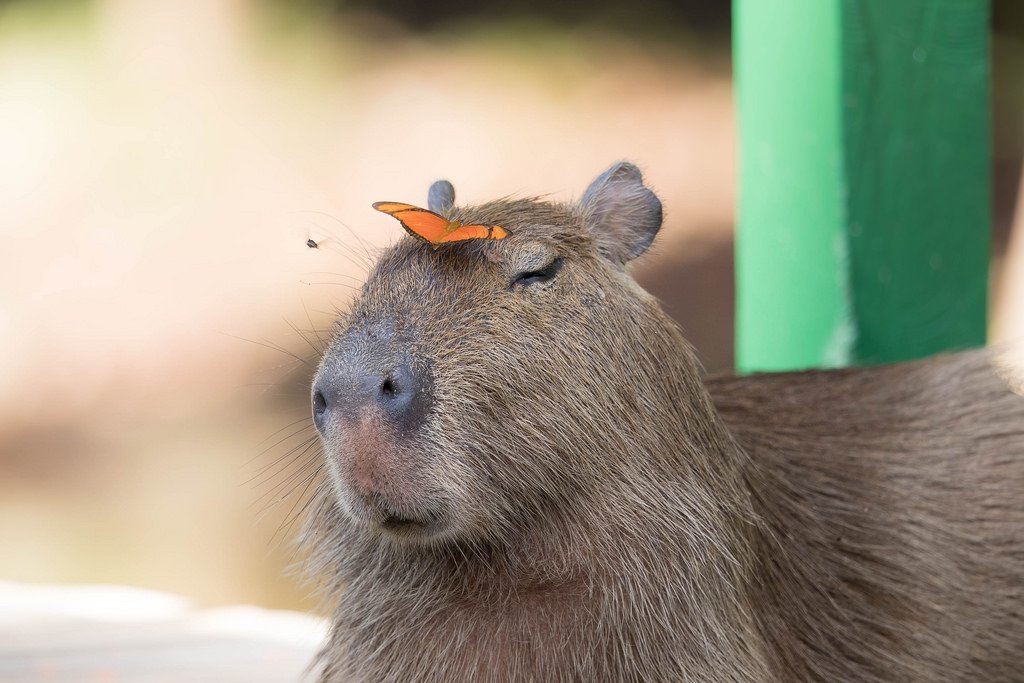
#> input picture images/D2_capybara.jpg, 1024 x 683 px, found by its file name
$ jupyter execute --allow-errors D2Morning_.ipynb   (shell and % lines are left out)
#> lines starting #> are read from the running program, lines starting #| are printed output that depends on the picture
<a href="https://colab.research.google.com/github/CarlosValleA/IIBM-BootCamp/blob/main/D2Morning_.ipynb" target="_parent"></a>

## IIBM Bootcamp 2022: Day 2 Morning

### Instructors Carlos Valle (cgvalle@uc.cl) and Gabriela Vargas (givargas@uc.cl)

This jupyter notebook will cover the basics of data reading and writing in Python.

# Content of the day

1. [Operators](#Letssum)
  1. [Let's sum() ](#Operators)
    1. [Ejemplo 1-Arithmetics](#Ejemplo1-Arithmetics)
    2. [Ejemplo 2-Concatenation](#Ejemplo2-Concatenation)
  2. [Other operations](#Otheroperations)

2. [Working with data](#Workingwithdata)
    1. [Load](#Load)
    2. [Pre process](#Preprocess)
    3. [Functions](#Functions)
3. [Excerise](#dnaexcersise)
4. [Images](#Images)
5. [Good practices](#Goodpractices)
6. [Annexes](#Annexes)

# What are operators?

Operators are symbols that tell the interpreter - in this case Python- to perform a specific operation, such as arithmetic, comparison, logical, etc.
Operators are used to carrying out operations on one, two or more elements called operands. The operands can be variables, literals, the value returned by an expression, or the value returned by a function.

Operators can be:

1.  Arithmetics: It takes two operands as input, performs a calculation, and returns the result (+,-,*,**,%,/,//).
2.  Relational: It is used to compare and establish the relationship between operands. Returns a Boolean value (true or false) based on the condition (>,<,==,>=,<=,!=).
3.  Bit to Bit: Performs bitwise operators (&,|,^,~,>>,<<).
4.  Asignation: Assign values to a variable. These are generally combined with other operators (=,+=,-=,/=,&=,<<=, etc).
5.  Logic: Are used to make a decision based on multiple conditions ('and', 'or',' not').
6.  Membership: Are used to identify membership in some sequence ('in', 'not in')
7.  Identity: Are used to check if two variables use the same memory location ('is', 'is not')

[cell 1]
a = 1
a +=1
a -= 4
a /= 2

print(a)

## Arithmetic Operators

The simplest operators are the arithmetics ones

**Python Arithmetic Operators**

Operator  |      Name      | Behavior
----------|----------------| ---------------------------
   +      |     Addition   |   Add 2 operands
   -      |  Substraction  |   Subtract the second value from the first value
   *      | Multiplication |   Find the product of 2 values
   /      |    Division    |   Find the quotient when first operand is divided by the second
   %      |    Modulus     |  Find the remainder when first operand is divided by the second
   **     |  Exponentation |  Raise the first operand to power of second
   //     | Floor division |  Find the floorof the quotient when first operand is divided by the second

## Let's sum

 The most simplest is the operator *addition* (+) that could be is use to performs the arithmetic mathematical operations of addition between **numeric variables**.

## Example 1
Here, consider the expression "c = a + b".

We identify
1. The assignment operator, separating the expression between the left side, 'c,' and the right side 'a' and 'b.' Here, the values 'a' and 'b' are assigned to 'c' .
2. In the middle of 'a' and 'b' is the arithmetic addition operator.

[cell 2]
# To solve the expresion, first we create the variables 'a' and 'b'
# with integer values '1.1' and '3.6'

a = int(1.1)
b = int(3.6)

[cell 3]
# Here we sum 'a' and 'b'and store in variable 'c'.
# The variables store the operands, and + is the arithmetic operator.
# The result of the operation is stored in variable c.
c=a+b

[cell 4]
# run HERE to print the numeric variable result
print (f"The value of you variable 'c' is equal to: {c}")

## Example 2
You can also perform the operator *addition* between **"string (str)"** variables. Here it is called a ***concatenation*** between strings, generating a new string.

Here, we consider the 'Hola Mundo!' example

[cell 5]
# First we write two strings
h= 'hola'
m= 'mundo'

[cell 6]
# We concatenate the strings
saludo = h + ' ' + m + '!'

[cell 7]
# We print the result
print(f"Otra vez estamos escribiendo {saludo}")

#Modulus %

[cell 8]
#Let's create some variables
edad_rocio=27
edad_aransa=23
edad_camila=28
edad_varina=24
edad_cyndi=24
edad_francisca=26
edad_carlos=26
edad_gabriela=30

[cell 9]
#Now we will operate the modulus of 2 and 3 in some of them
print(edad_carlos%2)
print(edad_carlos%3)

[cell 10]
print(11%1)
print(11%2)

By modulus operand we can check that number is even or odd

## Example 3
Here, we create the some lists of variables.

**NOTE** that the name of the list orients the content of it. AVOID the use of uninformative names such as 'lista_algo' or 'asdasd'

[cell 11]
# Lista 1= A random list of the integers '1, 2, and 3' with a range of 30.

#import library
import random
#generate list
rand_lista= [random.randrange(1,4,1) for i in range(30)]
print(rand_lista) #output
print(len(rand_lista)) #length of the list
print(type(rand_lista)) #type of data

[cell 12]
#Lista 2: A list called 'lin_seq_list' with the of the integers '1, 2, and 3' repeated 10 times each in a linear sequence
l1= [1] * 10
l2= [2] * 10
l3= [3] * 10

lin_seq_list= l1 + l2 + l3
print(lin_seq_list)

[cell 13]
# Lista 3: A list called 'list_123' with the of the integers '1, 2, and 3' repeated 10 times each in chunks of '1, 2,3'
lista_123=[1, 2, 3]*10
print(lista_123)

##Lets try some other operations

[cell 14]
#Membership
result_compare= lin_seq_list in rand_lista
# We compare the lists
print(f'El resultado que obtenemos es {result_compare}')

#> (a cell that did not finish here is left out)

[cell 16]
lista_123 is lista_123

# Working with data

Usually we also work with data from other sources, that could be in formats as .txt, .xlsx, .csv, etc.

Now we are going to import some data to work with.

[cell 17]
#We import a data

#> (a cell that did not finish here is left out)

###No we start to preprocess the file

#> (a cell that did not finish here is left out)

#> (a cell that did not finish here is left out)

#> (a cell that did not finish here is left out)

##SAVE and DOWNLOAD

[cell 22]
# Now we save and download in our computer the preprocessing as a new .txt file
from google.colab import files

[cell 23]
file= open('seq_clean.txt', 'w')
#> (the rest of this cell did not finish here and is left out)

## Before we start analyzing the data, we will introduce the **functions**

# Python Functions

So far it has been seen that there are already defined functions that can be used. Examples of these functions are:

print ()
open ()
read ()
etc.

However, sometimes we need to create functions to perform certain specific tasks. To do this, we must take two aspects into account:

* The definition of the function.
* The right call of the previously defined function.

# Function Definition

To define a function, we must use the word

```
def
```

which is a reserved keyword in Python.

Functions follow the syntax:

```
def function_name(parameter1, parameter2, ...):
```

Every defined function must have a name after the word *def*. This name meets the same variable name restrictions.

The input parameters are in *round parentheses* (). The parameters must be separated by **commas** and can be a variable quantity. It ends at the end with the colon character
```
:
```
After the first line of code for the function, we must write all instructions. These instructions should be indented so that they are all within the function.

In most cases, functions have a particular statement represented by the 'return' keyword.
```
return
```
This specific instruction indicates the moment we leave the function, returning some interest value.

[cell 24]
def kawaii(capybara, mariposa, pelicano):
  ternura= (capybara**2) + (mariposa *3) - pelicano
  return ternura

[cell 25]
kawaii(3,6,9)

[cell 26]
# A simple example
def kawaii(capybara, mariposa, pelicano):
  ternura= capybara**2 + mariposa *3 - pelicano
  return ternura
v1 = float(input('Ingrese el valor capybara:'))
#> the answer given: 3
v2 = float(input('Ingrese el valor mariposa:'))
#> the answer given: 3
v3 = float(input('Ingrese el valor pelicano:'))
#> the answer given: 3

var_resultado = kawaii(v1, v2, v3)

if var_resultado < 0:
    sol= v3 / (v1 + v2)
    print('No es tierno, el tamaño del pelícano tiene una razón de ', sol)
else:
  if var_resultado == 0:
      print('Casi tierno')
  if var_resultado > 0:
      print('Super tierno!')


# With this, we have already developed our first function
# but now we need to be able to use it.

## Prueba obtener 'No es tierno, el tamaño del pelícano tiene una razón de' y 'Casi tierno'

## Function call

Once the function is created, as in the previous example, we can use it. This process is commonly called: call the function.

To call a function, you must know its name and the parameters it receives. It is important to respect the number of parameters.

Following the previous example, calling a function in Python consists of the following:

[cell 27]
kawaii_result=kawaii(3, 2, 5)

[cell 28]
kawaii_result

## Difference between print() and return

```
print()
```
and
```
return
```
Can behave very similarly, but they should not be confused, as they are entirely different instructions.
* return is the result of a function; therefore it should only go inside a function.
* print () is an output of a program. It can go both in a function as in the main program's code (the main).

*return* behaves very similarly to *print()* when the function is called from the console (shell).The above changes when the code is run from the file.

# From functions to scripts

A Python script is a collection of commands in a file designed to be executed like a program. The file can of course contain functions, but the idea is that it will be run or executed from the command line or from within a Python interactive shell to perform a specific task. Often a script first contains a set of function definitions and then has the main program that might call the functions.

# IMAGES

[cell 29]
#Load image

[cell 30]
#verify that the file upload was successful using:

[cell 31]
# import libraries
import cv2
import numpy as np
import matplotlib.pyplot as plt

[cell 32]
img = cv2.imread("D2_capybara.jpg") #read the image data
#> img is the input picture: shape (683, 1024, 3); mean B, G, R 133.3, 153.2, 158.7

[cell 33]
print(img) # print the image data, and there is none image
#> (printed output is left out)

[cell 34]
#Here we can see the image data as an image
img_cvt = cv2.cvtColor(img, cv2.COLOR_BGR2RGB) # little pre processing
plt.imshow(img_cvt) #show the image
plt.show() # plot the image

Now we will check what we can do with a image

[cell 35]
#We import image processing package library and a modulus
from skimage.color import rgb2gray, rgb2hsv

#> (a cell that did not finish here is left out)

[cell 37]
# We can make some initial image processin

from skimage import filters
from skimage import exposure
#> (the rest of this cell did not finish here and is left out)

Check more examples in the [scikit python package](https://scikit-image.org/docs/stable/auto_examples/index.html) !

# Now with the image do some matrix operation and check the result. For example, we can distort the image by increasing the values in one channel

[cell 38]
distort= img[:,:,0] * 30
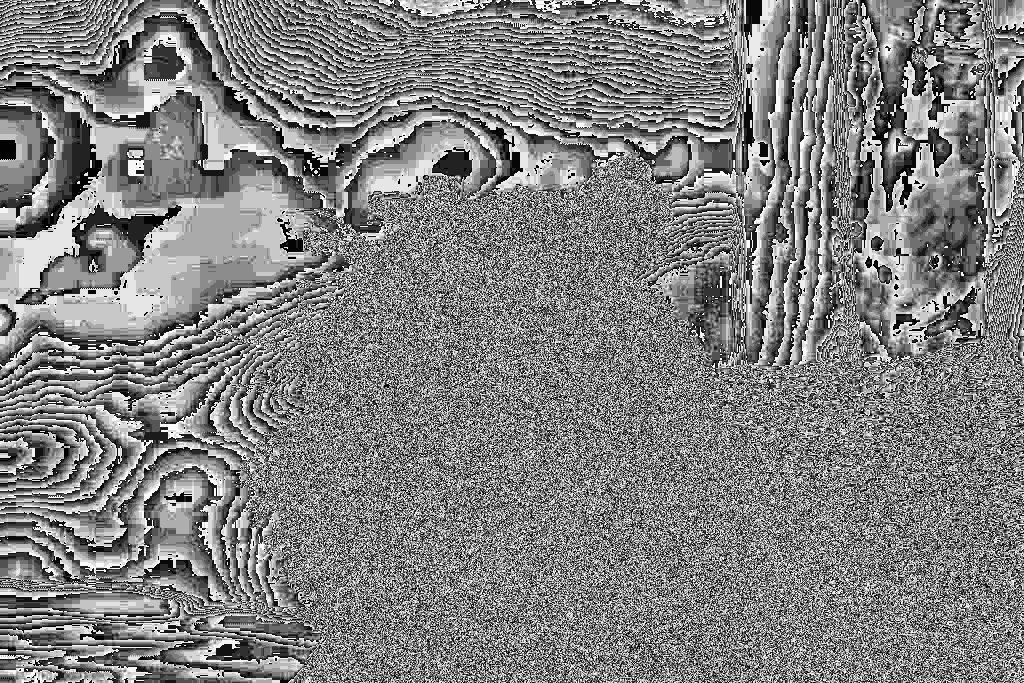
#> distort: shape (683, 1024); min 0, max 254, mean 128.7
